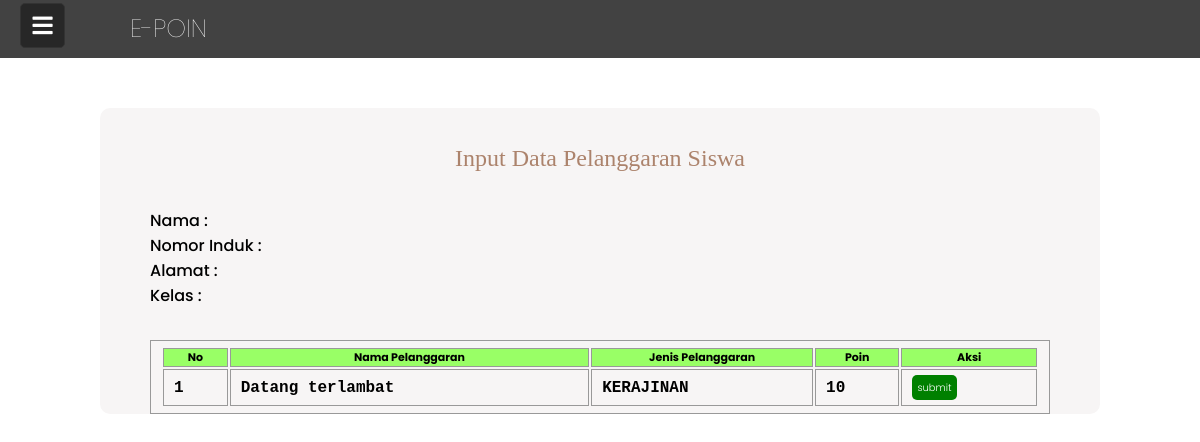
The page /admin/inputterlambat.php on the database its author committed.
### tables this page shows
CREATE TABLE `pelanggaran` (
  `id_pelanggaran` int(111) NOT NULL,
  `nama_pelanggaran` varchar(111) NOT NULL,
  `point_pelanggaran` int(111) NOT NULL,
  `id_jenis_pelanggaran` int(111) NOT NULL
);

CREATE TABLE `jenis_pelanggaran` (
  `id_jenis_pelanggaran` int(111) NOT NULL,
  `nama_jenis_pelanggaran` varchar(111) NOT NULL
);

### admin/inputterlambat.php (the view, shortened to what this page needs)
<!DOCTYPE html>
<html lang="en">
  <head>
    <link rel="stylesheet" href="../asset/style-ssw.css">
        <link rel="stylesheet" href="https://cdnjs.cloudflare.com/ajax/libs/font-awesome/5.15.3/css/all.min.css">
  </head>
  <body>
    <div class="wrapper">
      <label for="btn" class="menu-btn">
        <i class="fas fa-bars"></i>
      </label>
    </div>
    <div class="header">
    <div class="name">E-POIN</div>
    <div class="img"><a href="admin.php">
    </div></a></div></div>
    <div class="formbody">
                <div>
                  <h3>Input Data Pelanggaran Siswa</h3></div>
    <?php
        include '../config/koneksi.php';
        $id_siswa=isset($_GET['id_siswa']) ? $_GET['id_siswa'] : '';
        $a = mysqli_query($koneksi, "SELECT * FROM siswa
        JOIN kelas ON kelas.id_kelas = siswa.id_kelas WHERE siswa.id_siswa = '$id_siswa'");
        $b = mysqli_fetch_array($a, MYSQLI_ASSOC);
    ?>
    <div style="margin-left:50px;font-weight: 500;">
    <tr>
        <td>Nama</td>
        <td>    : <?= $b['nama_siswa'] ?></td>
    </tr><br>
    <tr>
        <td>Nomor Induk</td>
        <td>: <?= $b['no_induk'] ?></td>
    </tr><br>
    <tr>
        <td>Alamat</td>
        <td>: <?= $b['alamat'] ?></td>
    </tr><br>
    <tr>
        <td>Kelas</td>
        <td>: <?= $b['nama_kelas'] ?></td>
    </tr><br>
    </div>
    <form method="POST" action="">
    <table class="table5" style="width:90%">
                <tr bgcolor="99FF66">
                  <th>No</th>
                  <th>Nama Pelanggaran</th>
                  <th>Jenis Pelanggaran</th>
                  <th>Poin</th>
                  <th>Aksi</th>
                </tr><br>
           <?php
          $ab=mysqli_query($koneksi,"SELECT * FROM pelanggaran join jenis_pelanggaran on
          jenis_pelanggaran.id_jenis_pelanggaran = pelanggaran.id_jenis_pelanggaran
          WHERE pelanggaran.id_pelanggaran=15");
          $no = 1;
          while ($c = mysqli_fetch_assoc($ab)) {
            ?>
          <tr style="center">
            <td><?php echo $no++;  ?></td>
            <td><?php echo $c['nama_pelanggaran'];  ?></td>
            <td><?php echo $c['nama_jenis_pelanggaran'];  ?></td>
            <td><?php echo $c['point_pelanggaran'];  ?></td>
            <td>
              <form method="POST" action="">
                <button class="edit-btn" type="submit" name="simpan" value="Simpan">submit</button>
              </form>
          </td>
          </tr>
        <?php
          }
        ?>
    </table>
        </form >
</body>
</html>

### asset/style-ssw.css (style rules this page uses)
* { margin: 0; padding: 0; box-sizing: border-box; font-family: 'Poppins', sans-serif; }
.wrapper { height: 100%; width: 300px; position: relative; }
.wrapper .menu-btn { position: absolute; left: 20px; top: 3px; background: #272727; color: #fff; height: 45px; width: 45px; z-index: 9999; border: 1px solid #333; border-radius: 5px; cursor: pointer; display: flex; align-items: center; justify-content: center; transition: all 0.3s ease; }
.wrapper .menu-btn i { position: absolute; font-size: 23px; transition: all 0.3s ease; }
.header { background-color: #424242; padding-bottom: 10px; padding-left: 80px; padding-top: 10px; }
.header .name { font-size: 25px; font-weight: 100; color: white; padding-left: 50px; }
.img { background-image: url("img/logo.png"); background-size: cover; width: 35px; height: 35px; margin-top: -37px; margin-bottom: 2px; }
.header a { font-size: 20px; height: 100%; width: 100%; display: block; }
h3 { text-align: center; margin-right: auto; margin-left: auto; font-family: 'Inknut Antiqua'; font-style: normal; font-weight: 300; font-size: 24px ; line-height: 100px; color: #AC836C; }
.formbody { background-color: #f7f5f5; width: 1000px; height: auto; margin-left: auto; margin-right: auto; margin-top: 50px; margin-bottom: 50px; border-radius: 10px; }
.edit-btn { background: green; text-decoration: none; color: #ffff; border: none; text-align: center; height: 25px; padding: 5px 5px 5px 5px; font-size: 10px; font-weight: 300; border-radius: 5px; transition-property: background; }
.table5 { margin-left: auto; margin-right: auto; margin-top: 7px; }
.table5, td { font-family: 'Courier'; font-weight: bold; text-align: left; font-size: 16px; border:1px solid #999; padding: 5px 10px; }
.table5, th { text-align: center; border:1px solid #999; font-size: 11px; }

### rows shown on the page
pelanggaran: nama_pelanggaran "Datang terlambat", id_jenis_pelanggaran.nama_jenis_pelanggaran "KERAJINAN", point_pelanggaran "10"
